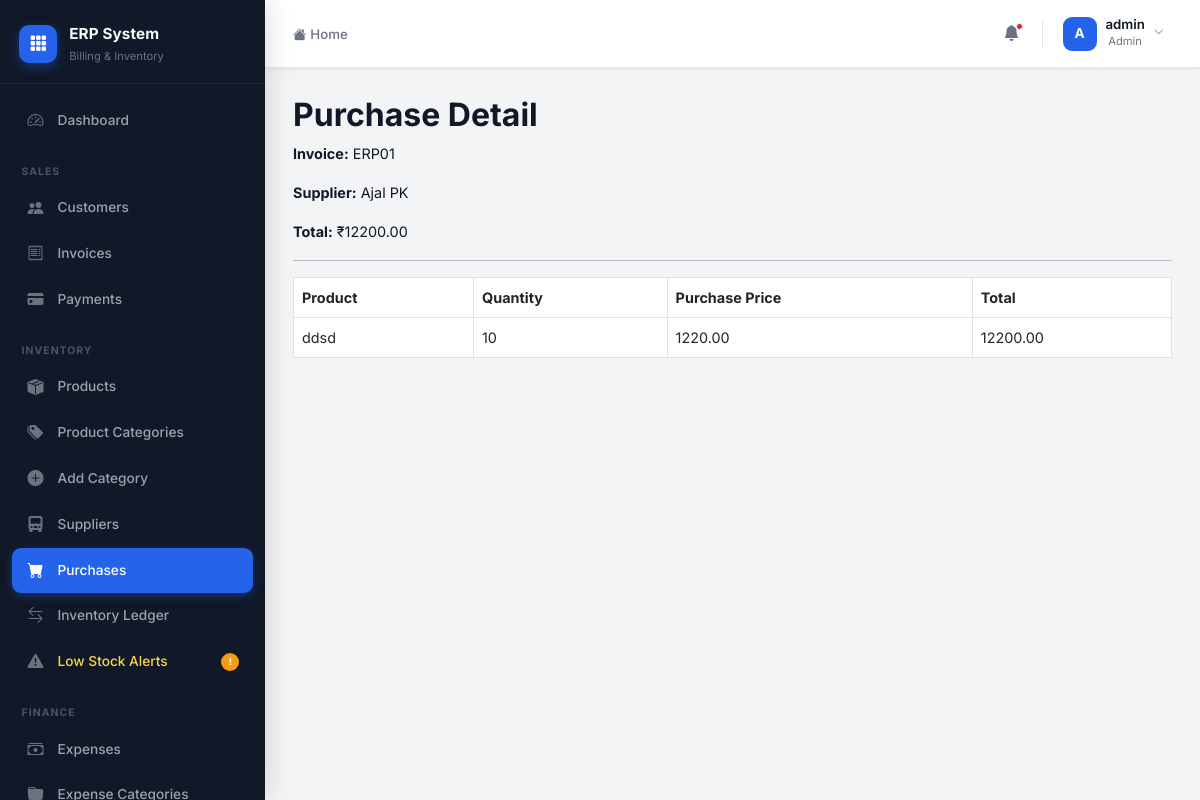
The app's page /purchases/1/ (signed in) with its own data.
### accounts/models.py (models this page shows)
class CustomUser(AbstractUser):
    ROLE_CHOICES = (
        ('admin', 'Admin'),
        ('staff', 'Staff'),
        ('accountant', 'Accountant'),
    )
    role = models.CharField(max_length=20, choices=ROLE_CHOICES, default='staff')
    phone = models.CharField(max_length=15, blank=True, null=True)

### purchases/models.py (models this page shows, shortened)
class Purchase(models.Model):
    supplier = models.ForeignKey(
        Supplier,
        on_delete=models.CASCADE
    )
    invoice_number = models.CharField(
        max_length=100,
        unique=True
    )
    date = models.DateTimeField(
        auto_now_add=True
    )
    created_by = models.ForeignKey(
        CustomUser,
        on_delete=models.SET_NULL,
        null=True,
        blank=True
    )
    total_amount = models.DecimalField(
        max_digits=10,
        decimal_places=2,
        default=0
    )

class PurchaseItem(models.Model):
    purchase = models.ForeignKey(
        Purchase,
        on_delete=models.CASCADE,
        related_name='items'
    )
    product = models.ForeignKey(
        Product,
        on_delete=models.CASCADE
    )
    quantity = models.PositiveIntegerField()
    purchase_price = models.DecimalField(
        max_digits=10,
        decimal_places=2
    )
    def get_total(self):
        return self.quantity * self.purchase_price

### suppliers/models.py (models this page shows, shortened)
class Supplier(models.Model):
    name = models.CharField(max_length=200)
    company_name = models.CharField(
        max_length=200,
        blank=True,
        null=True
    )
    phone = models.CharField(max_length=15)
    email = models.EmailField(
        blank=True,
        null=True
    )
    gst_number = models.CharField(
        max_length=20,
        blank=True,
        null=True
    )
    address = models.TextField()
    created_at = models.DateTimeField(
        auto_now_add=True
    )

### products/models.py (models this page shows, shortened)
class Product(models.Model):
    name = models.CharField(max_length=255)
    sku = models.CharField(max_length=50, unique=True)
    category = models.ForeignKey(Category, on_delete=models.SET_NULL, null=True)
    purchase_price = models.DecimalField(max_digits=10, decimal_places=2)
    selling_price = models.DecimalField(max_digits=10, decimal_places=2)
    stock = models.IntegerField(default=0)
    low_stock_threshold = models.IntegerField(default=5)
    created_at = models.DateTimeField(auto_now_add=True)

### purchases/views.py (the view)
@login_required
@admin_required
def purchase_detail(request, pk):
    purchase = get_object_or_404(
        Purchase,
        pk=pk
    )
    return render(
        request,
        'purchases/purchase_detail.html',
        {
            'purchase': purchase
        }
    )

### templates/purchases/purchase_detail.html
{% extends 'layouts/admin_base.html' %}
{% block admin_content %}
<h2>Purchase Detail</h2>
<p>
    <strong>Invoice:</strong>
    {{ purchase.invoice_number }}
</p>
<p>
    <strong>Supplier:</strong>
    {{ purchase.supplier.name }}
</p>
<p>
    <strong>Total:</strong>
    ₹{{ purchase.total_amount }}
</p>
<hr>
<table class="table table-bordered">
    <tr>
        <th>Product</th>
        <th>Quantity</th>
        <th>Purchase Price</th>
        <th>Total</th>
    </tr>
    {% for item in purchase.items.all %}
    <tr>
        <td>{{ item.product.name }}</td>
        <td>{{ item.quantity }}</td>
        <td>{{ item.purchase_price }}</td>
        <td>{{ item.get_total }}</td>
    </tr>
    {% endfor %}
</table>
{% endblock %}

### templates/layouts/admin_base.html (shortened to what this page needs)
{% extends 'base.html' %}
{% block content %}
<div class="erp-shell">
    <aside class="erp-sidebar" id="erpSidebar">
        <div class="sidebar-logo">
            <div class="logo-icon">
                <i class="bi bi-grid-3x3-gap-fill"></i>
            </div>
            <div class="logo-text">
                <span class="logo-name">ERP System</span>
                <span class="logo-sub">Billing & Inventory</span>
            </div>
        </div>
        <nav class="sidebar-nav" id="sidebarNav">
            <a href="{% url 'admin_dashboard' %}"
               class="nav-item {% if request.resolver_match.url_name == 'admin_dashboard' %}active{% endif %}">
                <span class="nav-icon"><i class="bi bi-speedometer2"></i></span>
                <span class="nav-label">Dashboard</span>
            </a>
            <div class="nav-section-label">Sales</div>
            <a href="{% url 'customer_list' %}"
               class="nav-item {% if 'customer' in request.resolver_match.url_name %}active{% endif %}">
                <span class="nav-icon"><i class="bi bi-people-fill"></i></span>
                <span class="nav-label">Customers</span>
            </a>
            <a href="{% url 'invoice_list' %}"
               class="nav-item {% if 'invoice' in request.resolver_match.url_name %}active{% endif %}">
                <span class="nav-icon"><i class="bi bi-receipt"></i></span>
                <span class="nav-label">Invoices</span>
            </a>
            {% if request.user.role == 'admin' or request.user.role == 'accountant' %}
            <a href="{% url 'payment_list' %}"
               class="nav-item {% if 'payment' in request.resolver_match.url_name %}active{% endif %}">
                <span class="nav-icon"><i class="bi bi-credit-card-fill"></i></span>
                <span class="nav-label">Payments</span>
            </a>
            {% endif %}
            <div class="nav-section-label">Inventory</div>
            <a href="{% url 'product_list' %}"
               class="nav-item {% if request.resolver_match.url_name == 'product_list' %}active{% endif %}">
                <span class="nav-icon"><i class="bi bi-box-seam-fill"></i></span>
                <span class="nav-label">Products</span>
            </a>
            {% if request.user.role == 'admin' %}
            <a href="{% url 'category_list' %}"
               class="nav-item {% if 'category' in request.resolver_match.url_name %}active{% endif %}">
                <span class="nav-icon"><i class="bi bi-tags-fill"></i></span>
                <span class="nav-label">Product Categories</span>
            </a>
            <a href="{% url 'add_category' %}"
               class="nav-item {% if request.resolver_match.url_name == 'add_category' %}active{% endif %}">
                <span class="nav-icon"><i class="bi bi-plus-circle-fill"></i></span>
                <span class="nav-label">Add Category</span>
            </a>
            <a href="{% url 'supplier_list' %}"
               class="nav-item {% if 'supplier' in request.resolver_match.url_name %}active{% endif %}">
                <span class="nav-icon"><i class="bi bi-truck-front-fill"></i></span>
                <span class="nav-label">Suppliers</span>
            </a>
            <a href="{% url 'purchase_list' %}"
               class="nav-item {% if 'purchase' in request.resolver_match.url_name %}active{% endif %}">
                <span class="nav-icon"><i class="bi bi-cart-fill"></i></span>
                <span class="nav-label">Purchases</span>
            </a>
            {% endif %}
            <a href="{% url 'stock_movement_list' %}"
               class="nav-item {% if 'stock' in request.resolver_match.url_name %}active{% endif %}">
                <span class="nav-icon"><i class="bi bi-arrow-left-right"></i></span>
                <span class="nav-label">Inventory Ledger</span>
            </a>
            <a href="{% url 'product_list' %}" class="nav-item nav-warning">
                <span class="nav-icon"><i class="bi bi-exclamation-triangle-fill"></i></span>
                <span class="nav-label">Low Stock Alerts</span>
                <span class="nav-badge">!</span>
            </a>
            {% if request.user.role == 'admin' or request.user.role == 'accountant' %}
            <div class="nav-section-label">Finance</div>
            <a href="{% url 'expense_list' %}"
               class="nav-item {% if 'expense' in request.resolver_match.url_name %}active{% endif %}">
                <span class="nav-icon"><i class="bi bi-cash-stack"></i></span>
                <span class="nav-label">Expenses</span>
            </a>
            <a href="{% url 'expense_category_list' %}"
               class="nav-item {% if 'expense_category' in request.resolver_match.url_name %}active{% endif %}">
                <span class="nav-icon"><i class="bi bi-folder-fill"></i></span>
                <span class="nav-label">Expense Categories</span>
            </a>
            {% endif %}
        </nav>
    </aside>
    <div class="erp-main">
        <header class="erp-topbar">
            <div class="topbar-left">
                <nav aria-label="breadcrumb">
                    <ol class="breadcrumb mb-0">
                        <li class="breadcrumb-item">
                            <a href="{% url 'admin_dashboard' %}">
                                <i class="bi bi-house-fill me-1"></i>Home
                            </a>
                        </li>
                    </ol>
                </nav>
            </div>
            <div class="topbar-right">
                <button class="topbar-icon-btn" title="Notifications">
                    <i class="bi bi-bell-fill"></i>
                    <span class="notif-dot"></span>
                </button>
                <div class="dropdown">
                    <button class="topbar-user-btn dropdown-toggle" data-bs-toggle="dropdown" aria-expanded="false">
                        <div class="topbar-avatar">
                            {{ request.user.username|slice:":1"|upper }}
                        </div>
                        <div class="topbar-user-info d-none d-sm-block">
                            <div class="topbar-username">{{ request.user.username }}</div>
                            <div class="topbar-userrole">{{ request.user.role|title }}</div>
                        </div>
                        <i class="bi bi-chevron-down topbar-chevron d-none d-sm-block"></i>
                    </button>
                </div>
            </div>
        </header>
        <main class="erp-page-content page-content">
            {% block admin_content %}{% endblock %}
        </main>
    </div>
</div>
{% endblock %}

### templates/base.html (style rules this page uses)
:root { --primary: #2563EB; --primary-hover: #1D4ED8; --primary-light: #EFF6FF; --sidebar-bg: #111827; --sidebar-hover: #1F2937; --sidebar-active: #1F2937; --success: #16A34A; --danger: #DC2626; --warning: #F59E0B; --bg: #F3F4F6; --card-bg: #FFFFFF; --text-primary: #111827; --text-secondary: #6B7280; --border: #E5E7EB; --shadow-card: 0 4px 20px rgba(0,0,0,0.05); --shadow-sidebar: 4px 0 24px rgba(0,0,0,0.12); --radius-sm: 8px; --radius-md: 12px; --radius-lg: 16px; --topbar-h: 68px; --sidebar-w: 265px; --transition: all 0.22s cubic-bezier(0.4,0,0.2,1); }
*, *::before, *::after { box-sizing: border-box; }
body { font-family: 'Inter', sans-serif; background: var(--bg); color: var(--text-primary); font-size: 0.9rem; line-height: 1.6; -webkit-font-smoothing: antialiased; }
h1,h2,h3,h4,h5,h6 { font-weight: 700; color: var(--text-primary); }
a { text-decoration: none; }
.page-content { animation: fadeInUp 0.35s ease forwards; }
.erp-topbar { height: var(--topbar-h); background: var(--card-bg); border-bottom: 1px solid var(--border); display: flex; align-items: center; justify-content: space-between; padding: 0 1.75rem; position: sticky; top: 0; z-index: 100; box-shadow: 0 1px 0 var(--border), 0 2px 8px rgba(0,0,0,0.04); }

### records on screen
CustomUser: user.username "A", user.username "admin", user.role "Admin"
Purchase: invoice_number "ERP01", supplier.name "Ajal PK", total_amount "12200.00"
PurchaseItem: product.name "ddsd", quantity "10", purchase_price "1220.00", get_total "12200.00"
